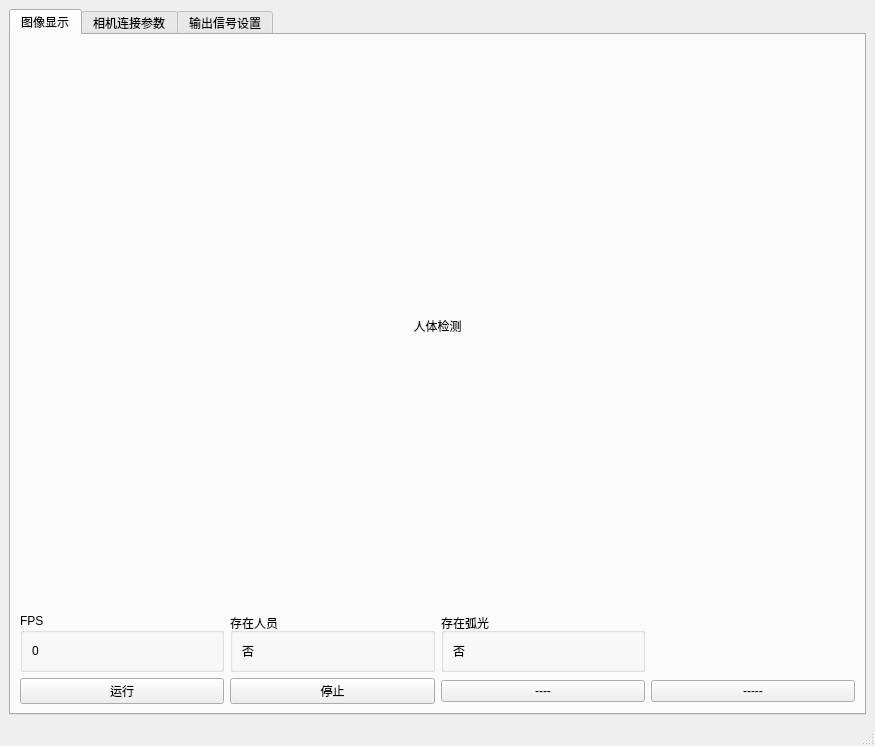
<?xml version="1.0" encoding="UTF-8"?>
<ui version="4.0">
 <class>MainWindow</class>
 <widget class="QMainWindow" name="MainWindow">
  <property name="geometry">
   <rect>
    <x>0</x>
    <y>0</y>
    <width>875</width>
    <height>746</height>
   </rect>
  </property>
  <property name="windowTitle">
   <string>中集-人体检测系统</string>
  </property>
  <property name="windowIcon">
   <iconset>
    <normaloff>TitleLogo.png</normaloff>TitleLogo.png</iconset>
  </property>
  <property name="iconSize">
   <size>
    <width>24</width>
    <height>24</height>
   </size>
  </property>
  <property name="toolButtonStyle">
   <enum>Qt::ToolButtonIconOnly</enum>
  </property>
  <widget class="QWidget" name="centralwidget">
   <layout class="QGridLayout" name="gridLayout_2">
    <item row="0" column="0">
     <widget class="QTabWidget" name="tabWidget">
      <property name="tabShape">
       <enum>QTabWidget::Rounded</enum>
      </property>
      <property name="currentIndex">
       <number>0</number>
      </property>
      <widget class="QWidget" name="tab">
       <attribute name="title">
        <string>图像显示</string>
       </attribute>
       <layout class="QGridLayout" name="gridLayout" rowstretch="10,1,1" rowminimumheight="10,1,1">
        <item row="2" column="3">
         <widget class="QPushButton" name="pushButton_4">
          <property name="text">
           <string>-----</string>
          </property>
         </widget>
        </item>
        <item row="2" column="0">
         <widget class="QPushButton" name="pushButton">
          <property name="text">
           <string>运行</string>
          </property>
         </widget>
        </item>
        <item row="1" column="0">
         <widget class="QGroupBox" name="groupBox_2">
          <property name="title">
           <string>FPS</string>
          </property>
          <layout class="QGridLayout" name="gridLayout_3">
           <item row="1" column="0">
            <widget class="QLabel" name="label_2">
             <property name="text">
              <string>0</string>
             </property>
            </widget>
           </item>
          </layout>
         </widget>
        </item>
        <item row="2" column="1">
         <widget class="QPushButton" name="pushButton_2">
          <property name="text">
           <string>停止</string>
          </property>
         </widget>
        </item>
        <item row="1" column="1">
         <widget class="QGroupBox" name="groupBox_3">
          <property name="title">
           <string>存在人员</string>
          </property>
          <layout class="QGridLayout" name="gridLayout_4">
           <item row="0" column="0">
            <widget class="QLabel" name="label_3">
             <property name="text">
              <string>否</string>
             </property>
            </widget>
           </item>
          </layout>
         </widget>
        </item>
        <item row="2" column="2">
         <widget class="QPushButton" name="pushButton_3">
          <property name="text">
           <string>----</string>
          </property>
         </widget>
        </item>
        <item row="0" column="0" colspan="4">
         <widget class="QLabel" name="label">
          <property name="text">
           <string>人体检测</string>
          </property>
          <property name="textFormat">
           <enum>Qt::AutoText</enum>
          </property>
          <property name="alignment">
           <set>Qt::AlignCenter</set>
          </property>
         </widget>
        </item>
        <item row="1" column="2">
         <widget class="QGroupBox" name="groupBox_4">
          <property name="title">
           <string>存在弧光</string>
          </property>
          <layout class="QGridLayout" name="gridLayout_6">
           <item row="0" column="0">
            <widget class="QLabel" name="label_6">
             <property name="text">
              <string>否</string>
             </property>
            </widget>
           </item>
          </layout>
         </widget>
        </item>
       </layout>
      </widget>
      <widget class="QWidget" name="tab_2">
       <attribute name="title">
        <string>相机连接参数</string>
       </attribute>
      </widget>
      <widget class="QWidget" name="tab_3">
       <attribute name="title">
        <string>输出信号设置</string>
       </attribute>
      </widget>
     </widget>
    </item>
   </layout>
  </widget>
  <widget class="QMenuBar" name="menubar">
   <property name="geometry">
    <rect>
     <x>0</x>
     <y>0</y>
     <width>875</width>
     <height>23</height>
    </rect>
   </property>
  </widget>
  <widget class="QStatusBar" name="statusbar"/>
 </widget>
 <resources/>
 <connections/>
</ui>
